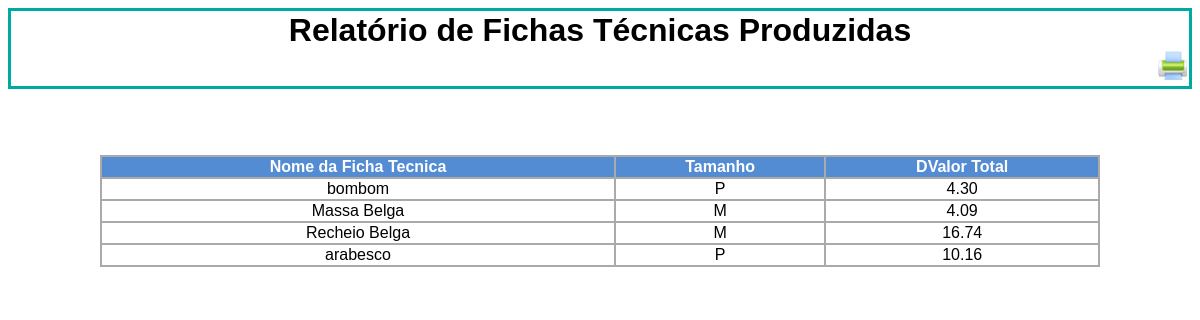
Page /relatorios/relatorio_ficha_tecnica.php on the earlier database version.
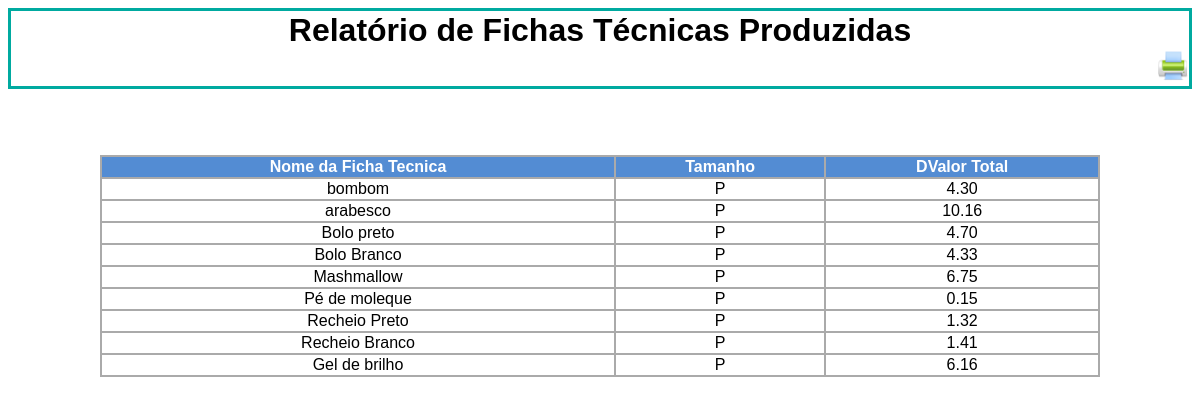
Same page on the later database version.
### tables this page shows
CREATE TABLE IF NOT EXISTS `fichastecnicas` (
  `cod_fichaTecnica` int(11) NOT NULL AUTO_INCREMENT,
  `categoriafichatecnica_codigo` int(11) NOT NULL,
  `nome` varchar(100) NOT NULL,
  `Tamanho` varchar(1) DEFAULT NULL,
  `valortotal` decimal(10,2) NOT NULL,
  PRIMARY KEY (`cod_fichaTecnica`),
  KEY `categoriafichatecnica_codigo` (`categoriafichatecnica_codigo`)
);

### relatorios/relatorio_ficha_tecnica.php (the view, shortened to what this page needs)
<!DOCTYPE html>
<HTML>
<HEAD>
<link rel="stylesheet" type="text/css" href="../css/legenda.css" />
</HEAD>
<BODY scroll=yes>
<table cellspacing=0 align=center width=100% bordercolor=\"#AAAAAA\">
    <tr align="center" color=#99CCFF>
        <td cellpadding=5>
            <font size=6><b>Relatório de Fichas Técnicas Produzidas</b></font>
        </td>
    </tr>
    <tr align="right">
        <td cellpadding=5>
            <img src="../css/img/print_printer.png" onclick="imprimir()" style="width: 30px" class="botao">
        </td>
    </tr>
</table>
<BR>
<BR>
<BR>
<table cellspacing=0 align=center width='1000' border='1' bordercolor='#AAAAAA'>
<TR>
	  <TH>Nome da Ficha Tecnica</TH>
    <TH>Tamanho</TH>
    <TH>DValor Total</TH>
</TR>
    <?php
    $pdo = Database::connect();
    $sql = "SELECT * from fichastecnicas";
    foreach ($pdo->query($sql) as $row) {
        echo '<tr>';
        echo '<td align="center"> '. $row['nome'] . '</td>';
        echo '<td align="center"> '. $row['Tamanho']. '</td>';
        echo '<td align="center"> '.$row['valortotal']. '</td>';
        echo '</tr>';
    }
    ?>
</TABLE>
</BODY>
</HTML>

### relatorios/relatorio_ficha_tecnica.php (style rules this page uses)
BODY { font-size: 14pt; -webkit-print-color-adjust: exact; }
Table { font-family: sans-serif; font-size:12pt; }
TH { background-color: #538CD3; color: #FFF; }
.botao { display: none; }

Differences in the rows shown:
removed fichastecnicas: nome "Massa Belga", Tamanho "M", valortotal "4.09"
removed fichastecnicas: nome "Recheio Belga", Tamanho "M", valortotal "16.74"
added fichastecnicas: nome "Bolo preto", Tamanho "P", valortotal "4.70"
added fichastecnicas: nome "Bolo Branco", Tamanho "P", valortotal "4.33"
added fichastecnicas: nome "Mashmallow", Tamanho "P", valortotal "6.75"
added fichastecnicas: nome "Pé de moleque", Tamanho "P", valortotal "0.15"
added fichastecnicas: nome "Recheio Preto", Tamanho "P", valortotal "1.32"
added fichastecnicas: nome "Recheio Branco", Tamanho "P", valortotal "1.41"
added fichastecnicas: nome "Gel de brilho", Tamanho "P", valortotal "6.16"
